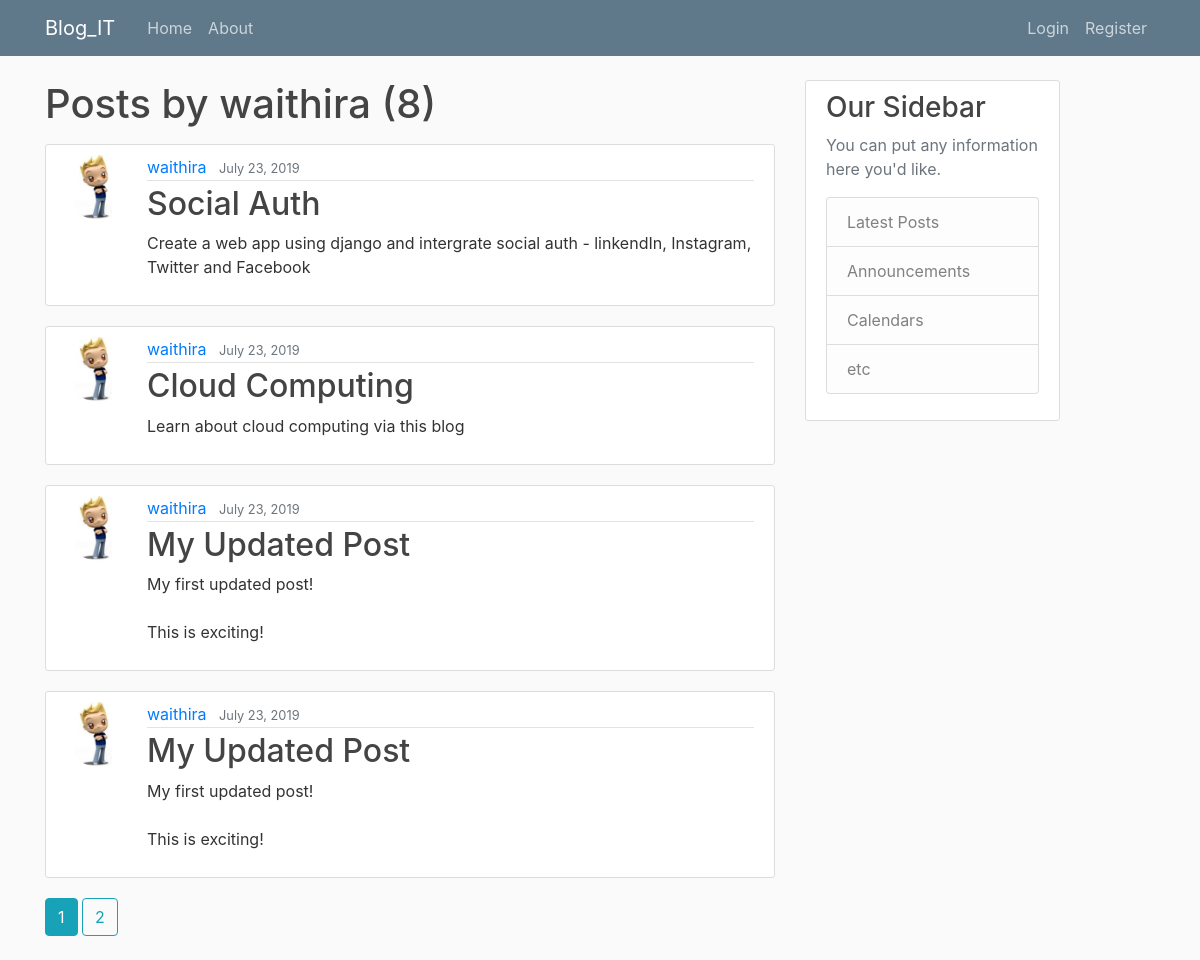
The app's page /user/waithira with its own data.
### blog/models.py (models this page shows, shortened)
class Post(models.Model):
	title = models.CharField(max_length=20)
	content = models.TextField(max_length=150)
	date_posted = models.DateTimeField(default=timezone.now)
	author = models.ForeignKey(User, on_delete=models.CASCADE)

### users/models.py (models this page shows, shortened)
class Profile(models.Model):
	user = models.OneToOneField(User, on_delete = models.CASCADE)
	image = models.ImageField(default = 'default.jpg', upload_to = 'profile_pics')

### blog/views.py (the view)
# urls.py: path('user/<str:username>', UserPostListView.as_view(), name='user-posts'),
class UserPostListView(ListView):
	model = Post
	template_name = "blog/user_posts.html"
	context_object_name = "posts"
	ordering = ["-date_posted"]
	paginate_by = 4
	def get_queryset(self):
		user = get_object_or_404(User, username=self.kwargs.get('username'))
		return Post.objects.filter(author=user).order_by('-date_posted')

### blog/templates/blog/user_posts.html (shortened to what this page needs)
{% extends  "blog/base.html" %}
{% block content %}
<h1 class = "mb-3">Posts by {{ view.kwargs.username }} ({{ page_obj.paginator.count }}) </h1>
  {% for post in posts %}
  <article class="media content-section">
    <img class="rounded-circle article-img" src="{{ post.author.profile.image.url }}">
  <div class="media-body">
    <div class="article-metadata">
      <a class="mr-2" href="{% url 'user-posts' post.author.username %}">{{ post.author }}</a>
      <small class="text-muted">{{ post.date_posted|date:"F d, Y" }}</small>
    </div>
    <h2><a class="article-title" href="#">{{ post.title }}</a></h2>
    <p class="article-content">{{ post.content }}</p>
  </div>
</article>
  {% endfor %}
  {% if is_paginated %}
    {% for num in page_obj.paginator.page_range %}
      {% if page_obj.number == num %}
        <a class ="btn btn-info mb-4 " href="?page={{ num }}">{{ num }}</a>
      {% elif num > page_obj.number|add:'-3' and num < page_obj.number|add:'3' %}
        <a class = "btn btn-outline-info mb-4" href="?page={{ num }}">{{ num }}</a>
      {% endif %}
    {% endfor %}
  {% endif %}
{% endblock content%}

### blog/static/blog/main.css (style rules this page uses)
body { background: #fafafa; color: #333333; margin-top: 5rem; }
h1, h2, h3, h4, h5, h6 { color: #444444; }
.content-section { background: #ffffff; padding: 10px 20px; border: 1px solid #dddddd; border-radius: 3px; margin-bottom: 20px; }
.article-title { color: #444444; }
.article-content { white-space: pre-line; }
.article-img { height: 65px; width: 65px; margin-right: 16px; }
.article-metadata { padding-bottom: 1px; margin-bottom: 4px; border-bottom: 1px solid #e3e3e3 }

### records on screen
Post: author.profile.image (placeholder picture), author "waithira", date_posted "July 23, 2019", title "Social Auth", content "Create a web app using django and intergrate social auth - linkendIn, Instagram, Twitter and Facebook"
Post: author.profile.image (placeholder picture), author "waithira", date_posted "July 23, 2019", title "Cloud Computing", content "Learn about cloud computing via this blog"
Post: author.profile.image (placeholder picture), author "waithira", date_posted "July 23, 2019", title "My Updated Post", content "My first updated post! This is exciting!"
Post: author.profile.image (placeholder picture), author "waithira", date_posted "July 23, 2019", title "My Updated Post", content "My first updated post! This is exciting!"

### other values on screen
{{ view.kwargs.username }} "waithira"
{{ page_obj.paginator.count }} "8"
{{ num }} "1"
{{ num }} "2"
